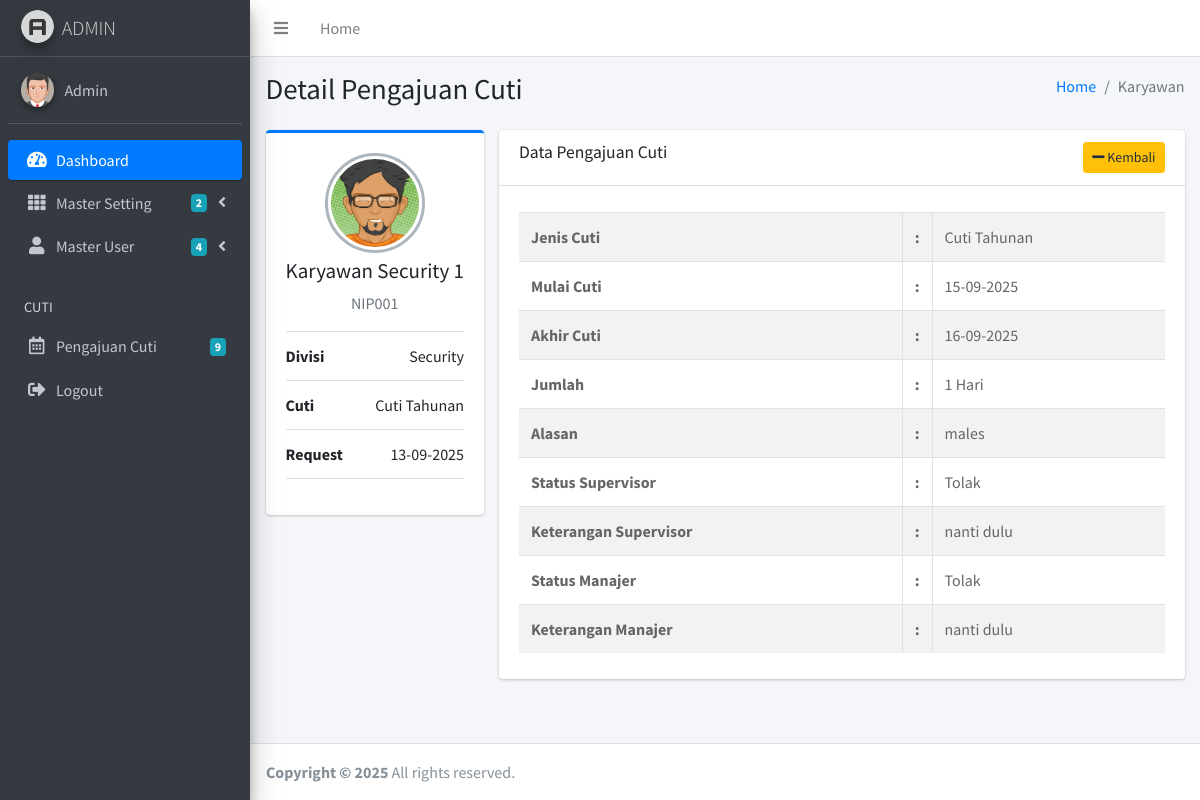
Page /admin/cuti_detail.php?id=1 (signed in) on the committed database.
### tables this page shows
CREATE TABLE `cuti` (
  `cuti_id` int NOT NULL AUTO_INCREMENT,
  `divisi_id` int DEFAULT NULL,
  `jenis_cuti_id` int DEFAULT NULL,
  `user_id` int DEFAULT NULL,
  `tanggal_cuti` varchar(100) DEFAULT NULL,
  `tanggal_mulai` varchar(100) DEFAULT NULL,
  `tanggal_selesai` varchar(100) DEFAULT NULL,
  `jumlah_cuti` int DEFAULT NULL,
  `alasan_cuti` text,
  `alamat_cuti` text,
  `supervisor_id` int DEFAULT NULL,
  `supervisor_status` varchar(100) DEFAULT NULL,
  `supervisor_keterangan` varchar(100) DEFAULT NULL,
  `manajer_id` int DEFAULT NULL,
  `manajer_status` varchar(100) DEFAULT NULL,
  `manajer_keterangan` varchar(100) DEFAULT NULL,
  PRIMARY KEY (`cuti_id`),
  KEY `fk_divisi2` (`divisi_id`),
  KEY `fk_jenis_cuti` (`jenis_cuti_id`),
  KEY `fk_user` (`user_id`),
  KEY `fk_supervisor` (`supervisor_id`),
  KEY `fk_manajer` (`manajer_id`),
  CONSTRAINT `fk_divisi2` FOREIGN KEY (`divisi_id`) REFERENCES `divisi` (`divisi_id`),
  CONSTRAINT `fk_jenis_cuti` FOREIGN KEY (`jenis_cuti_id`) REFERENCES `jenis_cuti` (`jenis_cuti_id`),
  CONSTRAINT `fk_manajer` FOREIGN KEY (`manajer_id`) REFERENCES `user` (`id`),
  CONSTRAINT `fk_supervisor` FOREIGN KEY (`supervisor_id`) REFERENCES `user` (`id`),
  CONSTRAINT `fk_user` FOREIGN KEY (`user_id`) REFERENCES `user` (`id`)
);

CREATE TABLE `user` (
  `id` int NOT NULL AUTO_INCREMENT,
  `name` varchar(100) DEFAULT NULL,
  `nip` varchar(100) DEFAULT NULL,
  `kontak` varchar(100) DEFAULT NULL,
  `kelamin` varchar(100) DEFAULT NULL,
  `alamat` varchar(100) DEFAULT NULL,
  `divisi_id` int DEFAULT NULL,
  `role_id` int DEFAULT NULL,
  `username` varchar(100) DEFAULT NULL,
  `password` varchar(100) DEFAULT NULL,
  `foto` varchar(100) DEFAULT NULL,
  `tanda_tangan` varchar(100) DEFAULT NULL,
  `email` varchar(100) DEFAULT NULL,
  `created_at` datetime DEFAULT CURRENT_TIMESTAMP,
  PRIMARY KEY (`id`),
  KEY `fk_divisi` (`divisi_id`),
  KEY `fk_role` (`role_id`),
  CONSTRAINT `fk_divisi` FOREIGN KEY (`divisi_id`) REFERENCES `divisi` (`divisi_id`),
  CONSTRAINT `fk_role` FOREIGN KEY (`role_id`) REFERENCES `role` (`role_id`)
);

CREATE TABLE `divisi` (
  `divisi_id` int NOT NULL AUTO_INCREMENT,
  `divisi_name` varchar(100) NOT NULL,
  PRIMARY KEY (`divisi_id`)
);

CREATE TABLE `jenis_cuti` (
  `jenis_cuti_id` int NOT NULL AUTO_INCREMENT,
  `jenis_cuti_name` varchar(100) NOT NULL,
  `jenis_cuti_jumlah` int NOT NULL,
  PRIMARY KEY (`jenis_cuti_id`)
);

### admin/cuti_detail.php (the view)
<?php include 'header.php' ?>
<div class="content-wrapper">
  <section class="content-header">
    <div class="container-fluid">
      <div class="row mb-2">
        <div class="col-sm-6">
          <h1>Detail Pengajuan Cuti</h1>
        </div>
        <div class="col-sm-6">
          <ol class="breadcrumb float-sm-right">
            <li class="breadcrumb-item"><a href="#">Home</a></li>
            <li class="breadcrumb-item active">Karyawan</li>
          </ol>
        </div>
      </div>
    </div>
  </section>
  <section class="content">
    <div class="container-fluid">
      <div class="row">
        <div class="col-md-3">
          <?php
          $idcuti = $_GET['id'];
          $data = mysqli_query($koneksi,"select user.foto as karyawan_foto, user.name as karyawan_nama, user.nip as karyawan_nip, divisi.divisi_name as divisi_nama, jenis_cuti.jenis_cuti_name as jenis_nama, cuti.* from cuti join user on cuti.user_id = user.id join divisi on cuti.divisi_id = divisi.divisi_id join jenis_cuti on cuti.jenis_cuti_id = jenis_cuti.jenis_cuti_id where cuti_id=$idcuti");
          $d = mysqli_fetch_assoc($data);
          ?>
          <div class="card card-primary card-outline">
            <div class="card-body box-profile">
              <div class="text-center">
                <?php
                if($d['karyawan_foto']=="karyawan_foto.png"){
                  ?>
                  <img class="profile-user-img img-fluid img-circle"
                  src="../dist/img/karyawan_foto.png"
                  alt="User profile picture">
                  <?php
                }else{
                  ?>
                  <img class="profile-user-img img-fluid img-circle"
                  src="../gambar/user/<?php echo $d['karyawan_foto'] ?>"
                  alt="User profile picture">
                  <?php
                }
                ?>
              </div>
              <h3 class="profile-username text-center"><?php echo $d['karyawan_nama'] ?></h3>
              <p class="text-muted text-center"><?php echo $d['karyawan_nip'] ?></p>
              <ul class="list-group list-group-unbordered mb-3">
                <li class="list-group-item">
                  <b>Divisi</b> <a class="float-right"><?php echo $d['divisi_nama'] ?></a>
                </li>
                <li class="list-group-item">
                  <b>Cuti</b> <a class="float-right"><?php echo $d['jenis_nama'] ?></a>
                </li>
                <li class="list-group-item">
                  <b>Request</b> <a class="float-right"><?php echo date('d-m-Y', strtotime($d['tanggal_cuti'])) ?></a>
                </li>
              </ul>
            </div>
          </div>
        </div>
        <div class="col-md-9">
          <div class="card">
            <div class="card-header">
              <h3 class="card-title">Data Pengajuan Cuti</h3>
              <div class="float-right">
                <a href="cuti.php" class="btn btn-sm btn-warning"><i class="fa fa-minus"></i> Kembali</a>
              </div>
            </div>
            <div class="card-body">
              <div class="tab-content">
                <div class="active tab-pane">
                  <div class="post">
                    <div class="table-responsive">
                      <table id="example1" class="table table-bordered table-striped">
                        <tr>
                          <th>Jenis Cuti</th>
                          <th width="1%">:</th>
                          <td><?php echo $d['jenis_nama'] ?></td>
                        </tr>
                        <tr>
                          <th>Mulai Cuti</th>
                          <th>:</th>
                          <td><?php echo date('d-m-Y', strtotime($d['tanggal_mulai'])) ?></td>
                        </tr>
                        <tr>
                          <th>Akhir Cuti</th>
                          <th>:</th>
                          <td><?php echo date('d-m-Y', strtotime($d['tanggal_selesai'])) ?></td>
                        </tr>
                        <tr>
                          <th>Jumlah</th>
                          <th>:</th>
                          <td>
                           <?php
                           echo $d['jumlah_cuti']." Hari";
                           ?>
                          </td>
                        </tr>
                        <tr>
                          <th>Alasan</th>
                          <th>:</th>
                          <td><?php echo $d['alasan_cuti'] ?></td>
                        </tr>
                        <tr>
                          <th>Status Supervisor</th>
                          <th>:</th>
                          <td><?php echo $d['supervisor_status'] ?></td>
                        </tr>
                        <tr>
                          <th>Keterangan Supervisor</th>
                          <th>:</th>
                          <td><?php echo $d['supervisor_keterangan'] ?></td>
                        </tr>
                        <tr>
                          <th>Status Manajer</th>
                          <th>:</th>
                          <td><?php echo $d['manajer_status'] ?></td>
                        </tr>
                        <tr>
                          <th>Keterangan Manajer</th>
                          <th>:</th>
                          <td><?php echo $d['manajer_keterangan'] ?></td>
                        </tr>
                    </table>
                  </div>
                </div>
              </div>
            </div>
          </div>
        </div>
      </div>
    </div>
  </div>
</section>
</div>
<?php include 'footer.php' ?>

### admin/header.php (shortened to what this page needs)
<!DOCTYPE html>
<html>
<head>
  <link rel="stylesheet" href="../plugins/fontawesome-free/css/all.min.css">
  <link rel="stylesheet" href="https://code.ionicframework.com/ionicons/2.0.1/css/ionicons.min.css">
  <link rel="stylesheet" href="../plugins/tempusdominus-bootstrap-4/css/tempusdominus-bootstrap-4.min.css">
  <link rel="stylesheet" href="../plugins/icheck-bootstrap/icheck-bootstrap.min.css">
  <link rel="stylesheet" href="../plugins/jqvmap/jqvmap.min.css">
  <link rel="stylesheet" href="../plugins/datatables-bs4/css/dataTables.bootstrap4.css">
  <link rel="stylesheet" href="../dist/css/adminlte.min.css">
  <link rel="stylesheet" href="../plugins/overlayScrollbars/css/OverlayScrollbars.min.css">
  <link rel="stylesheet" href="../plugins/daterangepicker/daterangepicker.css">
  <link rel="stylesheet" href="../plugins/summernote/summernote-bs4.css">
</head>
  <?php include '../koneksi.php'; ?>
<body class="hold-transition sidebar-mini layout-fixed">
<div class="wrapper">
  <nav class="main-header navbar navbar-expand navbar-white navbar-light">
    <ul class="navbar-nav">
      <li class="nav-item">
        <a class="nav-link" data-widget="pushmenu" href="#"><i class="fas fa-bars"></i></a>
      </li>
      <li class="nav-item d-none d-sm-inline-block">
        <a href="index.php" class="nav-link">Home</a>
      </li>
    </ul>
  </nav>
  <aside class="main-sidebar sidebar-dark-primary elevation-4">
    <a href="index.php" class="brand-link">
      <img src="../dist/img/AdminLTELogo.png" alt="AdminLTE Logo" class="brand-image img-circle elevation-3"
           style="opacity: .8">
      <span class="brand-text font-weight-light">ADMIN</span>
    </a>
    <?php
    $saya = $_SESSION['id'];
    $data = mysqli_query($koneksi,"select * from admin where id='$saya'");
    $d = mysqli_fetch_assoc($data);
    ?>
    <div class="sidebar">
      <div class="user-panel mt-3 pb-3 mb-3 d-flex">
        <div class="image">
          <?php
          if($d['foto']=="admin_foto.png"){
            ?>
            <img src="../dist/img/admin_foto.png" class="img-circle elevation-2" alt="User Image">
            <?php
          }else{
            ?>
            <img src="../gambar/user/<?php echo $d['foto'] ?>" class="img-circle elevation-2" alt="User Image">
            <?php
          }
          ?>
        </div>
        <div class="info">
          <a href="index.php" class="d-block"><?php echo $d['name'] ?></a>
        </div>
      </div>
      <nav class="mt-2">
        <ul class="nav nav-pills nav-sidebar flex-column" data-widget="treeview" role="menu" data-accordion="false">
          <li class="nav-item has-treeview menu-open">
            <a href="index.php" class="nav-link active">
              <i class="nav-icon fas fa-tachometer-alt"></i>
              <p>
                Dashboard
              </p>
            </a>
          </li>
          <li class="nav-item has-treeview">
            <a href="#" class="nav-link">
              <i class="nav-icon fas fa-th"></i>
              <p>
                Master Setting
                <i class="fas fa-angle-left right"></i>
                <span class="badge badge-info right">2</span>
              </p>
            </a>
          </li>
          <li class="nav-item has-treeview">
            <a href="#" class="nav-link">
              <i class="nav-icon fas fa-user"></i>
              <p>
                Master User
                <i class="fas fa-angle-left right"></i>
                <span class="badge badge-info right">4</span>
              </p>
            </a>
          </li>
          <li class="nav-header">CUTI</li>
          <li class="nav-item">
            <a href="cuti.php" class="nav-link">
              <i class="nav-icon far fa-calendar-alt"></i>
              <p>
                 <?php
                $cuti = mysqli_query($koneksi,"select * from cuti");
                $ct = mysqli_num_rows($cuti);
                ?>
                Pengajuan Cuti
                <span class="badge badge-info right"><?php echo $ct ?></span>
              </p>
            </a>
          </li>
           <li class="nav-item">
            <a href="logout.php" class="nav-link">
              <i class="nav-icon fas fa-sign-out-alt"></i>
              <p>
                Logout
              </p>
            </a>
          </li>
        </ul>
      </nav>
    </div>
  </aside>

### rows in the picture
cuti: user.name "Karyawan Security 1", user.nip "NIP001", divisi.divisi_name "Security", jenis_cuti.jenis_cuti_name "Cuti Tahunan", tanggal_cuti "13-09-2025", tanggal_mulai "15-09-2025", tanggal_selesai "16-09-2025", jumlah_cuti "1", alasan_cuti "males", supervisor_status "Tolak", supervisor_keterangan "nanti dulu", manajer_status "Tolak", manajer_keterangan "nanti dulu"

### other values in the picture
$d['name'] "Admin"
$ct "9"
